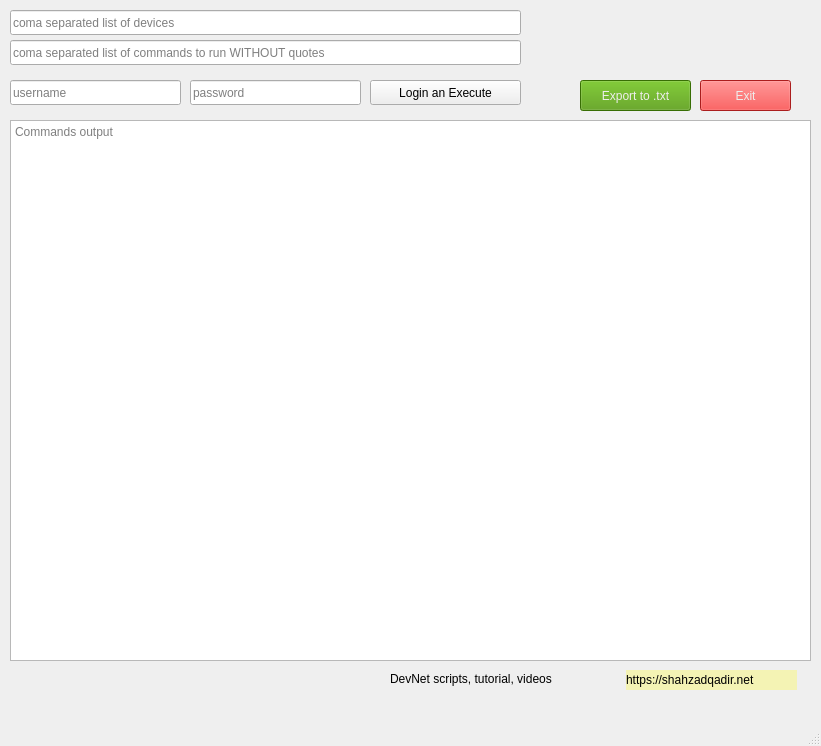
<?xml version="1.0" encoding="UTF-8"?>
<ui version="4.0">
 <class>MainWindow</class>
 <widget class="QMainWindow" name="MainWindow">
  <property name="geometry">
   <rect>
    <x>0</x>
    <y>0</y>
    <width>821</width>
    <height>746</height>
   </rect>
  </property>
  <property name="windowTitle">
   <string>MainWindow</string>
  </property>
  <widget class="QWidget" name="centralwidget">
   <widget class="QLineEdit" name="edit_list_of_devices">
    <property name="geometry">
     <rect>
      <x>10</x>
      <y>10</y>
      <width>511</width>
      <height>25</height>
     </rect>
    </property>
    <property name="placeholderText">
     <string>coma separated list of devices</string>
    </property>
   </widget>
   <widget class="QLineEdit" name="edit_commands">
    <property name="geometry">
     <rect>
      <x>10</x>
      <y>40</y>
      <width>511</width>
      <height>25</height>
     </rect>
    </property>
    <property name="placeholderText">
     <string>coma separated list of commands to run WITHOUT quotes</string>
    </property>
   </widget>
   <widget class="QPushButton" name="btn_export">
    <property name="geometry">
     <rect>
      <x>580</x>
      <y>80</y>
      <width>111</width>
      <height>31</height>
     </rect>
    </property>
    <property name="styleSheet">
     <string notr="true">background-color: rgb(78, 154, 6);
color: rgb(238, 238, 236);</string>
    </property>
    <property name="text">
     <string>Export to .txt</string>
    </property>
   </widget>
   <widget class="QPushButton" name="btn_exit">
    <property name="geometry">
     <rect>
      <x>700</x>
      <y>80</y>
      <width>91</width>
      <height>31</height>
     </rect>
    </property>
    <property name="styleSheet">
     <string notr="true">background-color: rgb(239, 41, 41);
color: rgb(238, 238, 236);</string>
    </property>
    <property name="text">
     <string>Exit</string>
    </property>
   </widget>
   <widget class="QPushButton" name="btn_login_execute">
    <property name="geometry">
     <rect>
      <x>370</x>
      <y>80</y>
      <width>151</width>
      <height>25</height>
     </rect>
    </property>
    <property name="text">
     <string>Login an Execute</string>
    </property>
   </widget>
   <widget class="QLineEdit" name="edit_username">
    <property name="geometry">
     <rect>
      <x>10</x>
      <y>80</y>
      <width>171</width>
      <height>25</height>
     </rect>
    </property>
    <property name="placeholderText">
     <string>username</string>
    </property>
   </widget>
   <widget class="QLineEdit" name="edit_password">
    <property name="geometry">
     <rect>
      <x>190</x>
      <y>80</y>
      <width>171</width>
      <height>25</height>
     </rect>
    </property>
    <property name="inputMask">
     <string/>
    </property>
    <property name="echoMode">
     <enum>QLineEdit::Password</enum>
    </property>
    <property name="placeholderText">
     <string>password</string>
    </property>
   </widget>
   <widget class="QPlainTextEdit" name="ptedit_output">
    <property name="geometry">
     <rect>
      <x>10</x>
      <y>120</y>
      <width>801</width>
      <height>541</height>
     </rect>
    </property>
    <property name="placeholderText">
     <string>Commands output</string>
    </property>
   </widget>
   <widget class="QLabel" name="label">
    <property name="geometry">
     <rect>
      <x>626</x>
      <y>670</y>
      <width>171</width>
      <height>20</height>
     </rect>
    </property>
    <property name="styleSheet">
     <string notr="true">background-color: rgb(244, 243, 180);</string>
    </property>
    <property name="text">
     <string>https://shahzadqadir.net</string>
    </property>
   </widget>
   <widget class="QLabel" name="label_3">
    <property name="geometry">
     <rect>
      <x>390</x>
      <y>670</y>
      <width>221</width>
      <height>17</height>
     </rect>
    </property>
    <property name="text">
     <string>DevNet scripts, tutorial, videos</string>
    </property>
   </widget>
  </widget>
  <widget class="QMenuBar" name="menubar">
   <property name="geometry">
    <rect>
     <x>0</x>
     <y>0</y>
     <width>821</width>
     <height>22</height>
    </rect>
   </property>
  </widget>
  <widget class="QStatusBar" name="statusbar"/>
 </widget>
 <tabstops>
  <tabstop>edit_list_of_devices</tabstop>
  <tabstop>edit_commands</tabstop>
  <tabstop>edit_username</tabstop>
  <tabstop>edit_password</tabstop>
  <tabstop>btn_login_execute</tabstop>
  <tabstop>btn_export</tabstop>
  <tabstop>btn_exit</tabstop>
  <tabstop>ptedit_output</tabstop>
 </tabstops>
 <resources/>
 <connections/>
</ui>
